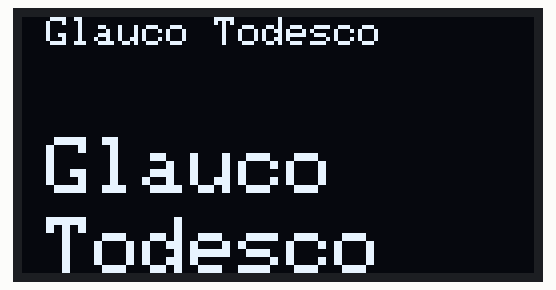
This program was run on a simulated ESP32. Shown: 128×64 one-colour display.

Above: at 2.6 s.
At 5.6 s:
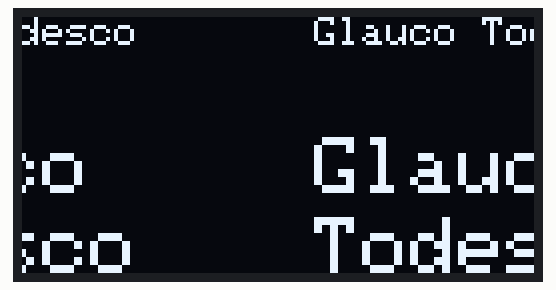
At 8.95 s:
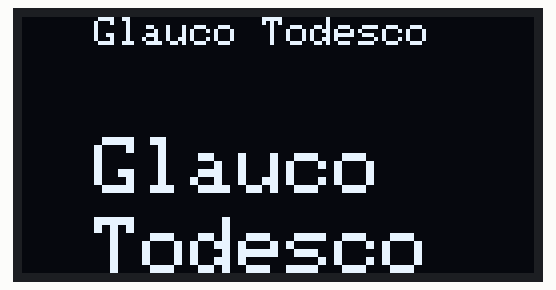
At 16.95 s:
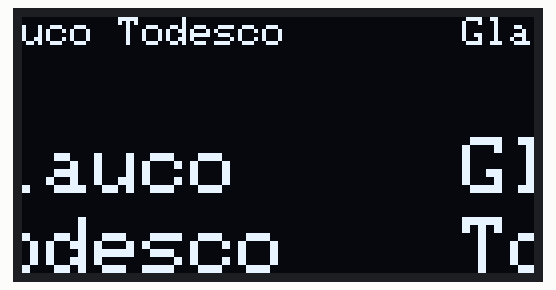
At 24.6 s:
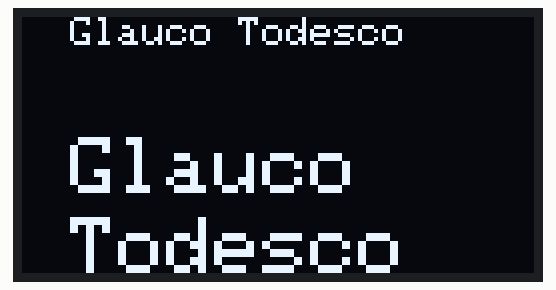
At 33.2 s:
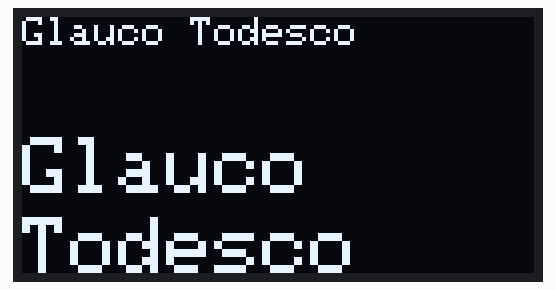

Measured:
- what the display in image 2 shows lasts 0.4 s, from 8.8 s to 9.2 s
- what the display in image 5 shows lasts 1.3 s, from 33.2 s to 34.5 s

The program:

main.cpp
```cpp
#include <Adafruit_GFX.h>
#include <Adafruit_SSD1306.h>
// Declaration for an SSD1306 display connected to I2C (SDA, SCL pins)

#include <Wire.h>
#define SCREEN_HEIGHT 64 // OLED display height, in pixels
#define SCREEN_WIDTH 128 // OLED display width, in pixels
Adafruit_SSD1306 display(SCREEN_WIDTH, SCREEN_HEIGHT, &Wire, -1);
void setup() {
  Serial.begin(9600);
  if(!display.begin(SSD1306_SWITCHCAPVCC, 0x3C))
  {
    Serial.println(F("SSD1306 allocation failed"));
    for(;;);
  }
  delay(2000);
  display.clearDisplay();
  display.setTextSize(1);
  display.setTextColor(WHITE);
  display.setCursor(0,00);
  // Display static text
  display.println("Glauco Todesco");

  display.setTextSize(2);
  display.setCursor(0,30);
  display.println("Glauco");
  display.setCursor(0,50);
  display.println("Todesco");
  display.display();
  delay(100);
}
void loop() {
  // // Scroll in various directions, pausing in-between:
  display.startscrollright(0x00, 0x0F);
  delay(7000);
  display.stopscroll();
  delay(1000);
  display.startscrollleft(0x00, 0x0F);
  delay(7000);
  display.stopscroll();
  delay(1000);
}
```
